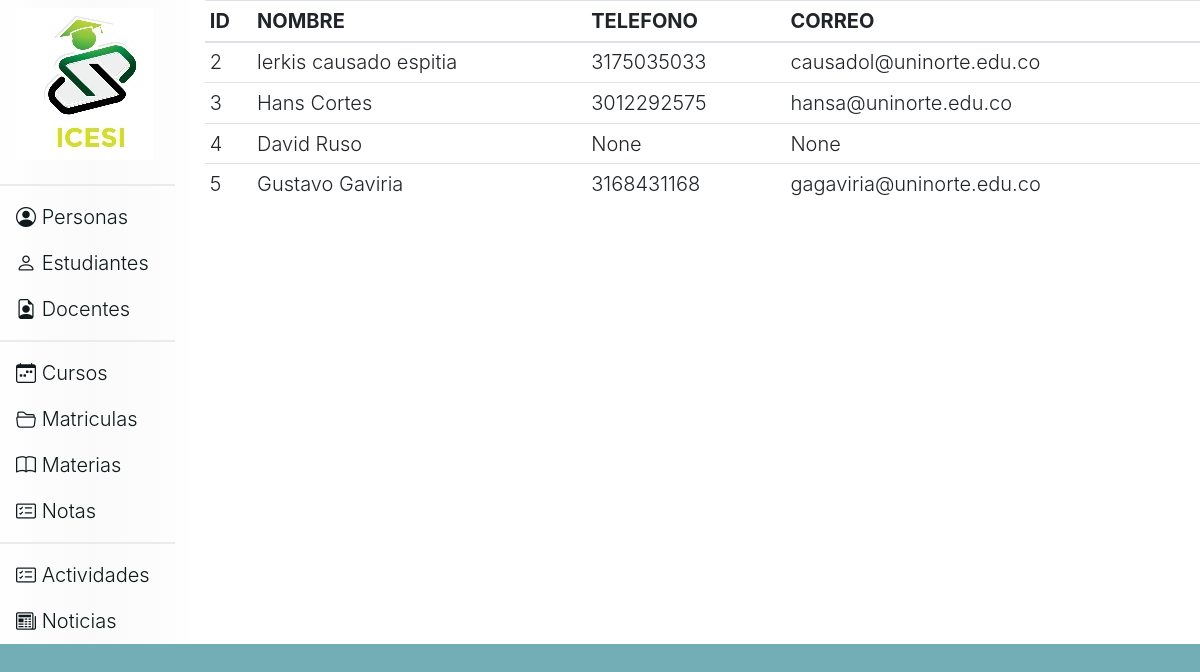
Before: /estudiantes with the older database file.
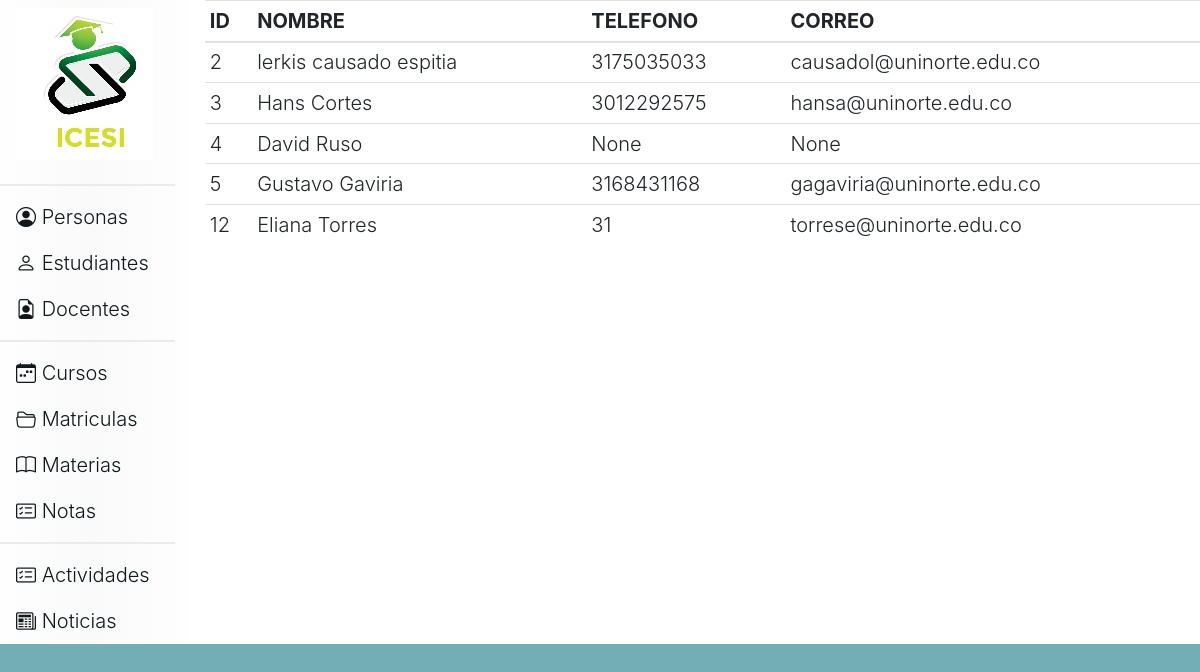
After: the same page with the newer database file.
### tables this page shows
CREATE TABLE user (id integer PRIMARY KEY AUTOINCREMENT, nombre_usuario char (50) NOT NULL, telefono INTEGER (20), correo VARCHAR (30), direccion VARCHAR (50), id_rol integer NOT NULL);

### app.py (the view)
@app.route('/estudiantes')
def estudiantes():
    response=controller.DatosUsuarios('ESTUDIANTE')
    return render_template('estudiantes.html',lista=response)

### controller.py (called while the page is built)
def Conectar():
    conexion= sqlite3.connect("ciclo3db.db")
    return conexion

def DatosUsuarios(rol):
    conn= Conectar()
    cursor= conn.execute("select `user`.id, `user`.nombre_usuario,`user`.telefono, `user`.correo from `user` inner join roles on (`user`.id_rol=roles.id) where `roles`.nombre='"+rol+"';")
    return cursor.fetchall() #item
    conn.close()

### templates/estudiantes.html
{% extends 'head.html' %}
{% block contenido %}
    <table class="table table-sm">
        <thead>
            <tr>
                <th>ID</th>
                <th>NOMBRE</th>
                <th>TELEFONO</th>
                <th>CORREO</th>
            </tr>
        </thead>
        <tbody>
            {% for item in lista %}
            <tr>
                <td>{% print(item[0])%}</td>
                <td>{% print(item[1])%}</td>
                <td>{% print(item[2])%}</td>
                <td>{% print(item[3])%}</td>
            </tr>
            {% endfor %}
        </tbody>
    </table>
{% endblock %}

### templates/head.html (shortened to what this page needs)
<!DOCTYPE html>
<html lang="en">
<head>
    <link rel="stylesheet" href="https://cdn.jsdelivr.net/npm/bootstrap@4.6.0/dist/css/bootstrap.min.css">
    <link rel="stylesheet" href="https://cdn.jsdelivr.net/npm/bootstrap-icons@1.5.0/font/bootstrap-icons.css">
    <link rel="stylesheet" href="{{ url_for('static',filename='css/estilos.css') }}">
</head>
<body>
    <div class="row">
        <div class="col-md-2 navegacion">
            <ul class="nav flex-column">
                <li class="nav-item">
                    <h3>
                        <a class="nav-link active inicio" href="/home" type="submit">
                            <img src="{{ url_for('static',filename='images/logo.jpg') }}" class="img-fluid" alt="Responsive image">
                        </a>
                    </h3>
                </li>
                <div class="dropdown-divider division"></div>
                <li class="nav-item">
                    <a class="nav-link inicio" href="/personas" type="submit"><i class="bi bi-person-circle"></i> Personas</a>
                </li>
                <li class="nav-item">
                    <a class="nav-link inicio" href="/estudiantes" type="submit"><i class="bi bi-person"></i> Estudiantes</a>
                </li>
                <li class="nav-item">
                  <a class="nav-link inicio" href="/docentes" type="submit"><i class="bi bi-file-earmark-person"></i> Docentes</a>
                </li>
                <div class="dropdown-divider division"></div>
                <li class="nav-item">
                    <a class="nav-link inicio" href="/cursos" type="submit"><i class="bi bi-calendar-week"></i> Cursos</a>
                </li>
                <li class="nav-item">
                    <a class="nav-link inicio" href="/matriculas" type="submit"><i class="bi bi-folder2-open"></i> Matriculas</a>
                </li>
                <li class="nav-item">
                    <a class="nav-link inicio" href="/materias" type="submit"><i class="bi bi-book"></i> Materias</a>
                </li>
                <li class="nav-item">
                    <a class="nav-link inicio" href="/notas" type="submit"><i class="bi bi-card-checklist"></i> Notas</a>
                </li>
                <div class="dropdown-divider division"></div>
                <li class="nav-item">
                    <a class="nav-link inicio" href="#"><i class="bi bi-card-checklist"></i> Actividades</a>
                </li>
                <li class="nav-item">
                  <a class="nav-link inicio" href="/noticias"><i class="bi bi-newspaper"></i> Noticias</a>
                </li>
              </ul>
        </div>
        <div class="col-md-10 contenido">
            <contenido>
                {% block contenido %}
		        {% endblock %}
            </contenido>
        </div>
    </div>
</body>
</html>

### static/css/estilos.css (style rules this page uses)
body { background-color: #73aeb6; font-size: 20px; font-weight: 300; }
.division { border: 1px #ebebeb solid; color: #b3b3b3 ; }
.navegacion { background: rgb(255,255,255); background: linear-gradient(90deg, rgba(255,255,255,1) 0%, rgba(250,250,250,1) 52%, rgba(254,254,254,1) 100%); }
.contenido { background-color: #fff; }
.inicio { color:#0f181a; }

Changed rows visible on the page:
added user: id "12", nombre_usuario "Eliana Torres", telefono "31", correo "torrese@uninorte.edu.co"
